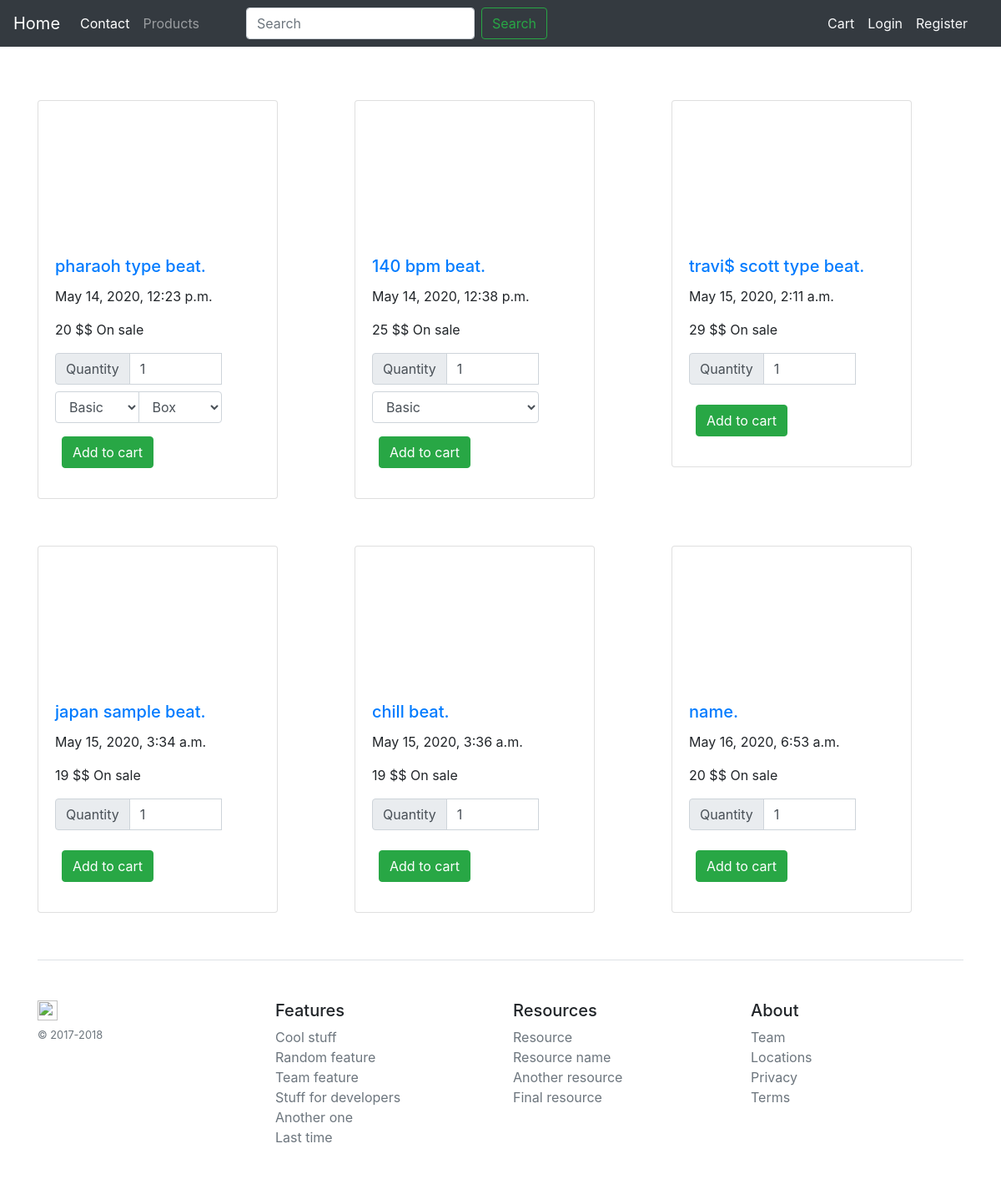
Screenshot of /products/ with the database file from the repository.
### products/models.py (models this page shows, shortened)
class Product(models.Model):
	title = models.CharField(max_length=100, null=False, blank=False, unique=True)
	description = models.TextField(default='No description')
	price = models.IntegerField()
	slug = models.SlugField(unique=True)
	time = models.DateTimeField(auto_now_add=True)
	active = models.BooleanField(default=True)
	def get_absolute_url(self):
		return reverse('single', kwargs={'slug': self.slug})

### products/views.py (the view)
# urls.py: path('', all, name='all'),
def all(request):
	query = request.GET.get('query')
	if query:
		products = Product.objects.filter(title__icontains=query)
		context = {'products': products, 'query': query}
	else:
		context = {'products': Product.objects.all()}
	template = 'products/all.html'
	return render(request, template, context)

### products/models.py (called while the page is built)
	def licenses(self):
		return self.all().filter(category='license')

	def packages(self):
		return super(VariationManager, self).filter(active=True).filter(category='package')

### products/templates/products/all.html (shortened to what this page needs)
{% extends 'base.html' %}
{% block h_style %}
{% load static %}
<link rel="stylesheet" type="text/css" href="{% static 'css/all_products.css' %}">
{% endblock %}
{% block content %}
<div class="row">
{% for product in products %}
{% include 'products/product_card.html' %}
{% endfor %}
</div>
{% endblock %}

### products/templates/products/product_card.html (shortened to what this page needs)
<div class="col-sm-12 col-md-8 col-lg-4 mt-5 mb-2" >
	<div class="card" style="width: 18rem;">
		<iframe width="100%" height="166" scrolling="no" frameborder="no" allow="autoplay" src="{{product.description}}" class="card-img-top"></iframe>
	  <div class="card-body">
	    <a href="{{ product.get_absolute_url }}"><h5 class="card-title">{{ product.title | truncatewords:4 }}.</h5></a>
	    <p class="card-text">{{ product.time }}</p>
	    <p class="card-text">{{ product.price }} $$
	    	{% if product.active%}
	    	On sale
	    	{% endif %}
	    </p>
	    <form class="form pull-right" method="POST" action="{% url 'add_to_cart' product.slug %}">
		    	<div class="input-group mb-3" style="width: 200px;" >
		    	<div class="input-group-prepend">
		    	<span class="input-group-text" id="basic-addon1">Quantity</span>
		    </div>
		    	<input class="form-control" type="number" name="quantity" dby="basic-addon1" value="1">
		    	<div class="input-group mb-3 mt-2">
		    	{% include 'products/variations.html' %}
		    	</div>
		    	<input class="btn btn-success ml-2" type="submit" value="Add to cart">
		    </div>
		    </form>
	  </div>
	</div>
</div>

### products/templates/products/variations.html
{% if product.variation_set.all %}
{% if product.variation_set.licenses %}
<select class="form-control" name="license">
{% for var in product.variation_set.licenses %}
<option value="{{ var.title|lower }}">{{ var.title|capfirst }}</option>
{% endfor %}
</select>
{% endif %}
{% if product.variation_set.packages %}
<select class="form-control" name="package">
{% for var in product.variation_set.packages %}
<option value="{{ var.title|lower }}">{{ var.title|capfirst }}</option>
{% endfor %}
</select>
{% endif %}
{% endif %}

### static/static_files/css/styles.css (style rules this page uses)
body { min-height: 75rem; padding-top: 4.5rem; }

### rows the page displays
Product: title "pharaoh type beat", time "May 14, 2020, 12:23 p.m.", price "20", active "On sale"
Product: title "140 bpm beat", time "May 14, 2020, 12:38 p.m.", price "25", active "On sale"
Product: title "travi$ scott type beat", time "May 15, 2020, 2:11 a.m.", price "29", active "On sale"
Product: title "japan sample beat", time "May 15, 2020, 3:34 a.m.", price "19", active "On sale"
Product: title "chill beat", time "May 15, 2020, 3:36 a.m.", price "19", active "On sale"
Product: title "name", time "May 16, 2020, 6:53 a.m.", price "20", active "On sale"

### other values shown
form field license "Basic"
form field package "Box"
